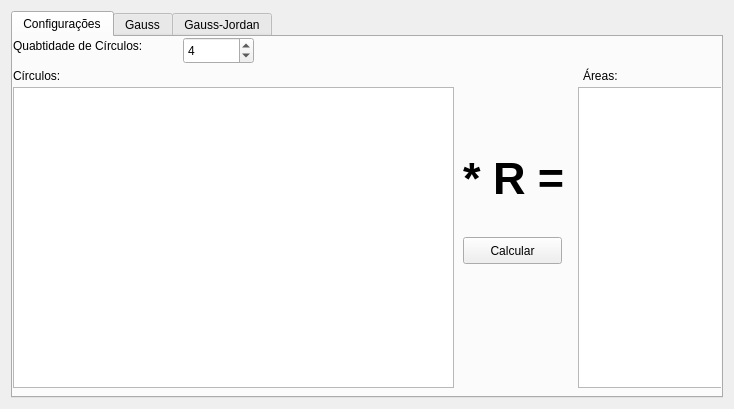
<?xml version="1.0" encoding="UTF-8"?>
<ui version="4.0">
 <class>MainWindow</class>
 <widget class="QMainWindow" name="MainWindow">
  <property name="geometry">
   <rect>
    <x>0</x>
    <y>0</y>
    <width>734</width>
    <height>409</height>
   </rect>
  </property>
  <property name="windowTitle">
   <string>MNI_P2</string>
  </property>
  <widget class="QWidget" name="centralWidget">
   <layout class="QGridLayout" name="gridLayout">
    <item row="0" column="0">
     <widget class="QTabWidget" name="tabWidget">
      <property name="currentIndex">
       <number>0</number>
      </property>
      <widget class="QWidget" name="tab">
       <attribute name="title">
        <string>Configurações</string>
       </attribute>
       <widget class="QLabel" name="label">
        <property name="geometry">
         <rect>
          <x>0</x>
          <y>0</y>
          <width>171</width>
          <height>17</height>
         </rect>
        </property>
        <property name="text">
         <string>Quabtidade de Círculos:</string>
        </property>
       </widget>
       <widget class="QSpinBox" name="spinBox_QtdC">
        <property name="geometry">
         <rect>
          <x>170</x>
          <y>0</y>
          <width>71</width>
          <height>27</height>
         </rect>
        </property>
        <property name="minimum">
         <number>1</number>
        </property>
        <property name="value">
         <number>4</number>
        </property>
       </widget>
       <widget class="QTableWidget" name="tableC">
        <property name="geometry">
         <rect>
          <x>0</x>
          <y>50</y>
          <width>441</width>
          <height>301</height>
         </rect>
        </property>
       </widget>
       <widget class="QLabel" name="label_2">
        <property name="geometry">
         <rect>
          <x>0</x>
          <y>30</y>
          <width>67</width>
          <height>17</height>
         </rect>
        </property>
        <property name="text">
         <string>Círculos:</string>
        </property>
       </widget>
       <widget class="QLabel" name="label_3">
        <property name="geometry">
         <rect>
          <x>570</x>
          <y>30</y>
          <width>67</width>
          <height>17</height>
         </rect>
        </property>
        <property name="text">
         <string>Áreas:</string>
        </property>
       </widget>
       <widget class="QTableWidget" name="tableD">
        <property name="geometry">
         <rect>
          <x>565</x>
          <y>50</y>
          <width>151</width>
          <height>301</height>
         </rect>
        </property>
       </widget>
       <widget class="QLabel" name="label_4">
        <property name="geometry">
         <rect>
          <x>450</x>
          <y>126</y>
          <width>101</width>
          <height>31</height>
         </rect>
        </property>
        <property name="font">
         <font>
          <pointsize>34</pointsize>
          <weight>75</weight>
          <bold>true</bold>
         </font>
        </property>
        <property name="text">
         <string>* R =</string>
        </property>
       </widget>
       <widget class="QPushButton" name="pushButton">
        <property name="geometry">
         <rect>
          <x>450</x>
          <y>200</y>
          <width>99</width>
          <height>27</height>
         </rect>
        </property>
        <property name="text">
         <string>Calcular</string>
        </property>
       </widget>
      </widget>
      <widget class="QWidget" name="tab_2">
       <attribute name="title">
        <string>Gauss</string>
       </attribute>
       <widget class="QLabel" name="label_5">
        <property name="geometry">
         <rect>
          <x>0</x>
          <y>0</y>
          <width>181</width>
          <height>17</height>
         </rect>
        </property>
        <property name="text">
         <string>Resultado Usando Gauss:</string>
        </property>
       </widget>
       <widget class="QRadioButton" name="radioButtonGauss">
        <property name="geometry">
         <rect>
          <x>546</x>
          <y>0</y>
          <width>161</width>
          <height>22</height>
         </rect>
        </property>
        <property name="text">
         <string>Usar Pivotiamento</string>
        </property>
       </widget>
       <widget class="QTableWidget" name="tableRGauss">
        <property name="geometry">
         <rect>
          <x>0</x>
          <y>20</y>
          <width>201</width>
          <height>331</height>
         </rect>
        </property>
       </widget>
      </widget>
      <widget class="QWidget" name="tab_3">
       <attribute name="title">
        <string>Gauss-Jordan</string>
       </attribute>
       <widget class="QTableWidget" name="tableRGaussJordan">
        <property name="geometry">
         <rect>
          <x>4</x>
          <y>20</y>
          <width>201</width>
          <height>331</height>
         </rect>
        </property>
       </widget>
       <widget class="QLabel" name="label_6">
        <property name="geometry">
         <rect>
          <x>4</x>
          <y>0</y>
          <width>231</width>
          <height>17</height>
         </rect>
        </property>
        <property name="text">
         <string>Resultado Usando Gauss-Jordan:</string>
        </property>
       </widget>
       <widget class="QRadioButton" name="radioButtonGaussJordan">
        <property name="geometry">
         <rect>
          <x>550</x>
          <y>0</y>
          <width>161</width>
          <height>22</height>
         </rect>
        </property>
        <property name="text">
         <string>Usar Pivotiamento</string>
        </property>
       </widget>
      </widget>
     </widget>
    </item>
   </layout>
  </widget>
 </widget>
 <layoutdefault spacing="6" margin="11"/>
 <resources/>
 <connections/>
</ui>
